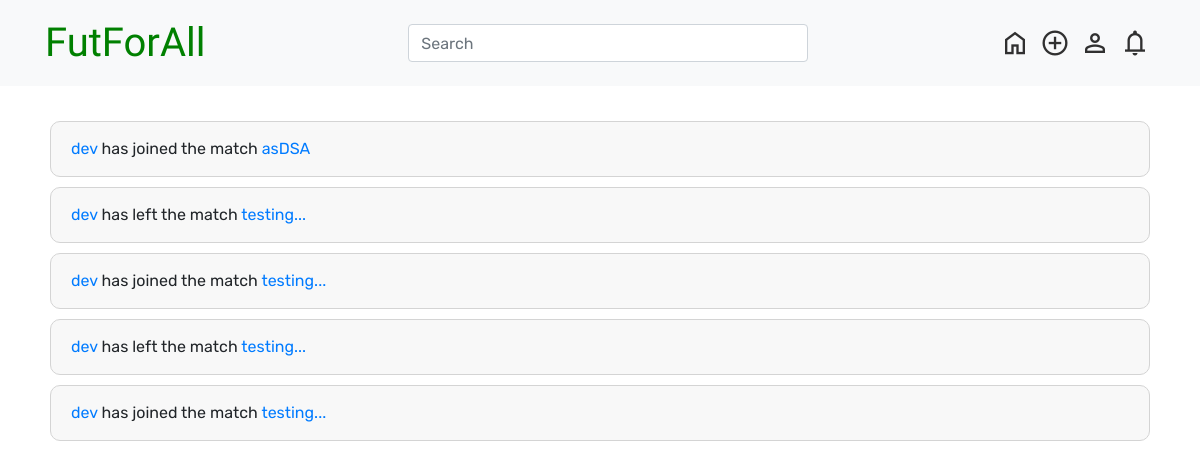
/notifc/ (signed in), run on the app's committed database.
### notifc/models.py (models this page shows, shortened)
class Notification(models.Model):
    user = models.ForeignKey(User, on_delete=models.CASCADE)
    message = models.CharField(max_length=200)
    read = models.BooleanField(default=False)
    timestamp = models.DateTimeField(default=timezone.now)

### notifc/views.py (the view)
# urls.py: path('', views.index, name='index'),        # connect '' (deafult domain) to the index function in view
@login_required
def index(request):
    Notification.objects.filter(user=request.user, read=0).update(read=1)
    notifications = Notification.objects.filter(user=request.user).order_by('-timestamp')
    return render(request, 'notifc/index.html', {'notifications': notifications})

### templates/notifc/index.html (shortened to what this page needs)
{% include "base(nav).html" %}
<div id="notification-list">
    {% if notifications %} {% for notification in notifications %}
    <div class="notification-card{% if not notification.read %} unread{% endif %}">
        <div>{{ notification.message|safe }}</div>
    </div>
    {% endfor %} {% else %}
    <h1 style="color:grey">No notification to check for now.</h1>
    {% endif %}
</div>

### templates/base.html (style rules this page uses)
#notification-list { font-family: 'Rubik', sans-serif; display: flex; flex-direction: column; align-items: center; margin-top: 30px; margin-bottom: 30px; }
.notification-card { display: flex; border-radius: 10px; width: 1100px; margin: 5px; border: 1px solid rgb(212, 212, 212); padding: 15 20 15 20; background-color: rgb(248, 248, 248); align-items: center; }

### data on the page
Notification: message "dev has joined the match asDSA"
Notification: message "dev has left the match testing..."
Notification: message "dev has joined the match testing..."
Notification: message "dev has left the match testing..."
Notification: message "dev has joined the match testing..."
